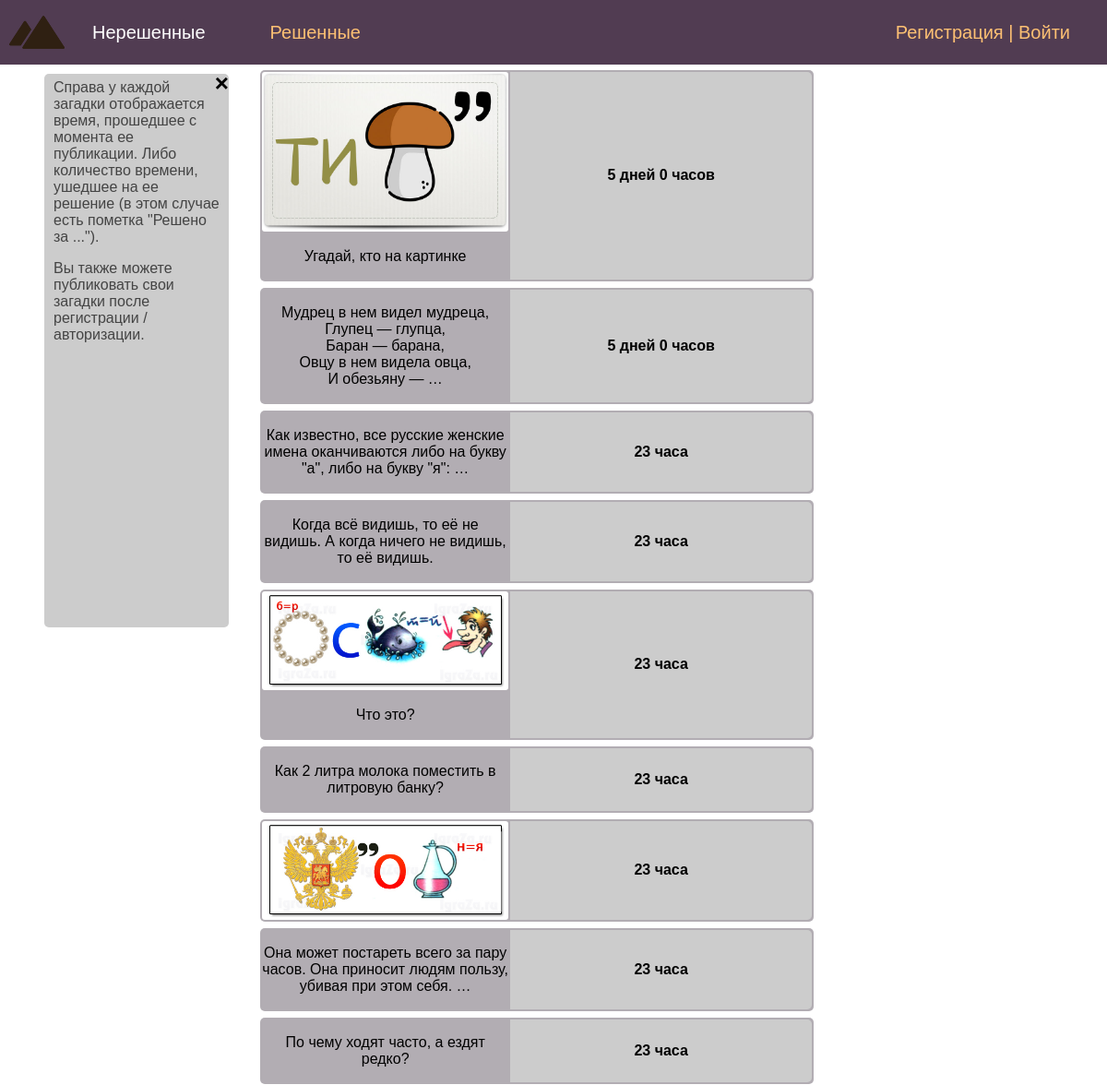
Page /unresolved/ on the committed database.
### riddle/models.py (models this page shows, shortened)
class Riddle(models.Model):
	content = models.TextField(null=True, blank=True, verbose_name="Текст загадки") #verbose_name для отображения в админке
	answer = models.CharField(max_length=40, blank=False, verbose_name="Ответ")
	photo = models.ImageField(upload_to="photos/%Y/%m/%d/", blank=True, verbose_name="Фото")
	time_create = models.DateTimeField(auto_now_add=True, verbose_name="Время создания")
	time_update = models.DateTimeField(auto_now=True, verbose_name="Время изменения")
	is_published = models.BooleanField(default=True, verbose_name="Публикация")
	cat = models.ForeignKey('Category', on_delete=models.PROTECT, null=True, verbose_name="Категория", default=1)
	def get_absolute_url(self):
		return reverse('riddle', kwargs={'riddle_id': self.pk}) #используется в шаблоне, чтобы не использовать параметр "url"
	class Meta:
		verbose_name = "Загадка"
		verbose_name_plural = "Загадки"
		ordering = ['time_create', 'content']

### riddle/views.py (the view)
# urls.py: path('unresolved/', unresolved, name='unresolved'),
def unresolved(request):
	riddles = Riddle.objects.filter(cat_id=1)
	context = {'riddles': riddles,
			   'menu': menu,
			   'title': 'Нерешенные',
			   'request_path': str(request.path)[1:-1]}
	return render(request, 'riddle/index.html', context=context)

### riddle/templatetags/riddle_tags.py (called while the page is built)
@register.simple_tag()
def time_diff(time_create, time_update=None):
	def timedelta_to_dhms(duration):
	    days, seconds = duration.days, duration.seconds
	    hours = seconds // 3600
	    return days, hours
	if time_update:
		diff = time_update - time_create
		resp = 'Решено за'
	else:
		diff = datetime.now(timezone.utc) - time_create
		resp = ''
	d, h = timedelta_to_dhms(diff)
	d_t, h_t = int(float(d)), int(float(h))
	if d_t%10 == 1:
		d = str(f'{d} день')
	elif d_t%10 in [2, 3, 4]:
		d = str(f'{d} дня')
	elif d_t == 0:
		d = ''
	else:
		d = str(f'{d} дней')
	if h_t in [1, 21]:
		h = str(f'{h} час')
	elif h_t in [2, 3, 4, 22, 23]:
		h = str(f'{h} часа')
	else:
		h = str(f'{h} часов')
	return resp+'\n'+d+' '+h

### riddle/templates/riddle/index.html
{% extends 'riddle/base.html' %}
{% load riddle_tags %}
{% block content %}
{% for r in riddles %}
	{% if r.cat_id == 1 %}
		{% time_diff time_create=r.time_create as td %}
	{% else %}
		{% time_diff time_create=r.time_create time_update=r.time_update as td%}
	{% endif %}
	<a href="{{ r.get_absolute_url }}">
	<div class="riddle">
	<table class="table-riddle" cellpadding="0" border="0">
	{% if r.photo and r.content %}
		<tr>
			<td class="left-container"><img class="img-riddle list" src="{{r.photo.url}}" alt="Картинка"></td>
			<td class="right-container" rowspan="2"><strong>{{td}}</strong></td>
		</tr>
		<tr>
			<td class="left-container">{{r.content|linebreaks|truncatewords:5}}</td>
		</tr>
	{% elif r.photo and not r.content %}
		<tr>
			<td class="left-container"><img class="img-riddle list" src="{{r.photo.url}}" alt="Картинка"></td>
			<td class="right-container"><strong>{{td}}</strong></td>
		</tr>
	{% else %}
		<tr>
			<td class="left-container">{{r.content|linebreaks|truncatewords:15}}</td>
			<td class="right-container"><strong>{{td}}</strong></td>
		</tr>
	{% endif %}
	</table>
	</div>
	</a>
{% endfor %}
	<div class="sidebar">
		<span class="closebtn" onclick="this.parentElement.style.display='none';">&times;</span>
		<p>Справа у каждой загадки отображается время, прошедшее с момента ее публикации. Либо количество времени, ушедшее на ее решение (в этом случае есть пометка "Решено за ...").</p>
		<p>Вы также можете публиковать свои загадки после регистрации / авторизации.</p>
	</div>
{% endblock %}

### riddle/static/riddle/css/style.css (style rules this page uses)
html, body { font-family: 'Arial'; margin: 0; padding: 0; height: 100%; width: 100%; color: #444; }
div.riddle { display: inline-block; margin: 1% 1% -0.5% -3%; width: 100%; height: auto; background: #b2adb3; color: black; border-radius: 5px; }
table.table-riddle { border: 0px; width: 100%; height: auto; }
.left-container { width: 45%; text-align: center; height: auto; border-radius: 5px; }
.right-container { width: auto; margin-left: 45%; text-align: center; background: #ccc; border-top-right-radius: 5px; border-bottom-right-radius: 5px; }
img.img-riddle.list { width: 100%; height: auto; border-radius: 3px; }
img.img-riddle { max-width: 400px; height: auto; float: left; padding: 0 0 0 0; border-radius: 5px; }
.sidebar { border-style: 1px solid; width: 200px; position: fixed; top: 80px; left: 4%; height: 51%; background-color: #ccc; border-radius: 5px; }
.sidebar p { padding-left: 10px; margin-top: 6px; padding-right: 8px; }
.closebtn { margin-left: 15px; color: black; font-weight: bold; float: right; font-size: 26px; line-height: 20px; cursor: pointer; transition: 0.3s; }

### rows in the picture
Riddle: photo (picture), td "5 дней 0 часов", content "Угадай, кто на картинке"
Riddle: content "Мудрец в нем видел мудреца, Глупец — глупца, Баран — барана, Овцу в нем видела овца, И обезьяну — …", td "5 дней 0 часов"
Riddle: content "Как известно, все русские женские имена оканчиваются либо на букву \"а\", либо на букву \"я\": …", td "23 часа"
Riddle: content "Когда всё видишь, то её не видишь. А когда ничего не видишь, то её видишь.", td "23 часа"
Riddle: photo (picture), td "23 часа", content "Что это?"
Riddle: content "Как 2 литра молока поместить в литровую банку?", td "23 часа"
Riddle: photo (picture), td "23 часа"
Riddle: content "Она может постареть всего за пару часов. Она приносит людям пользу, убивая при этом себя. …", td "23 часа"
Riddle: content "По чему ходят часто, а ездят редко?", td "23 часа"

### other values in the picture
{{ m.title }} "Нерешенные"
{{ m.title }} "Решенные"
